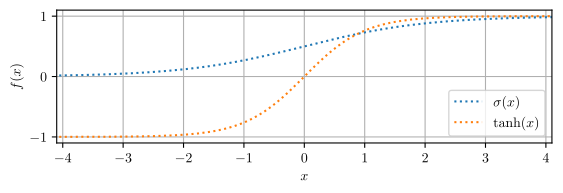

Write the Python code that produced this figure.
import utils
import matplotlib.pyplot as plt
import numpy as np

### DATA ###
x = np.linspace(-10, 10, 200)
sigmoid = {
    'x': x,
    'fx': 1/(1 + np.exp(-x)),
    'kwargs': {
        'color': 'tab:blue',
        'label': '$\\sigma(x)$',
        'linestyle': ':'
    }
}
tanh = {
    'x': x,
    'fx': np.tanh(x),
    'kwargs': {
        'color': 'tab:orange',
        'label': '$\\tanh(x)$',
        'linestyle': ':'
    }
}



### PLOT CONFIG ###
legend_loc = 'lower right'
grid_on = True
xlabel = '$x$'
ylabel = '$f(x)$'
xlim = [-4.1, 4.1] 
ylim = [-1.1, 1.1]


### PLOTTING ###
utils.initRCParams()
fig, ax = plt.subplots()

ax.plot(
    sigmoid['x'], sigmoid['fx'], 
    **sigmoid['kwargs']
)
ax.plot(
    tanh['x'], tanh['fx'], 
    **tanh['kwargs']
)


ax.legend(loc=legend_loc)
ax.grid(grid_on)
plt.xlabel(xlabel)
plt.ylabel(ylabel)
ax.set_xlim(xlim)
ax.set_ylim(ylim)
ax.set_aspect('equal',adjustable='box')
utils.saveFig(__file__)
